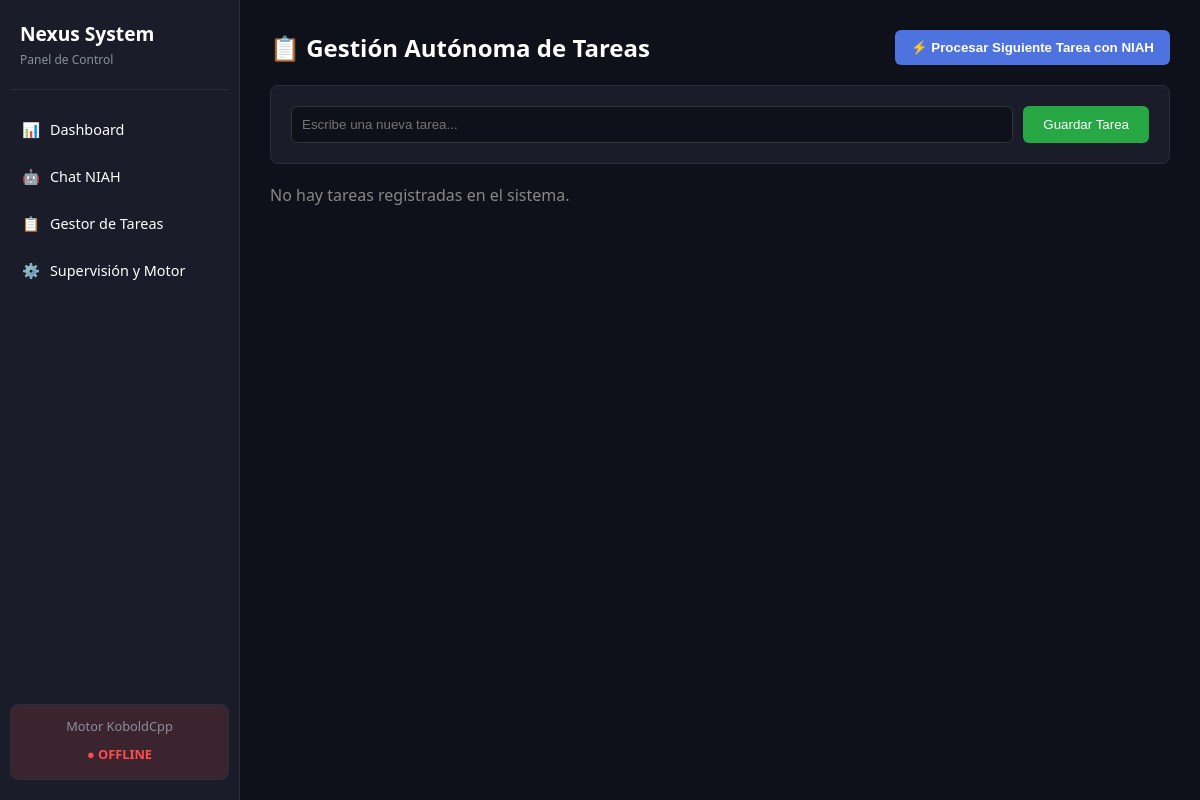
/index.php?mod=tareas, run on an earlier commit of the app's database.
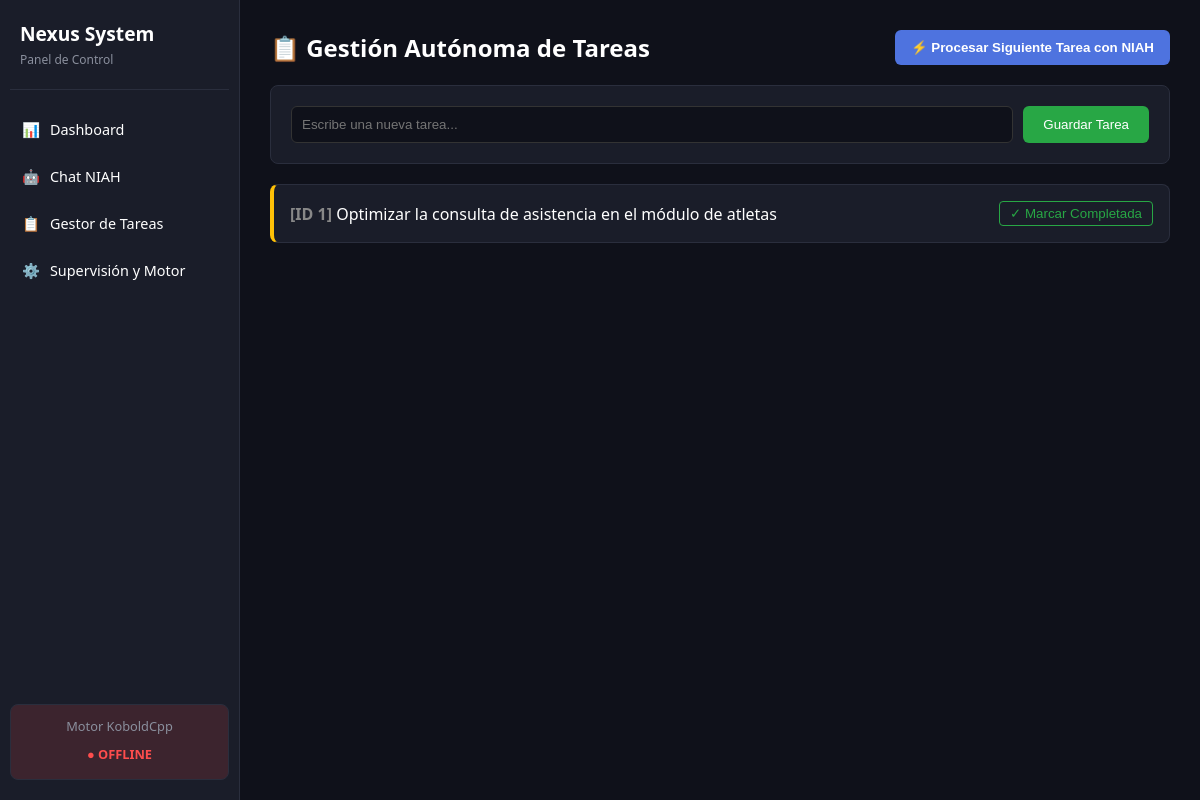
And on a later commit of the database.
### tables this page shows
CREATE TABLE IF NOT EXISTS tareas (
    id INT AUTO_INCREMENT PRIMARY KEY,
    texto VARCHAR(255) NOT NULL,
    completada TINYINT(1) DEFAULT 0,
    fecha_creacion TIMESTAMP DEFAULT CURRENT_TIMESTAMP
);

### config/kobold_control.php (called while the page is built, shortened)
<?php
class KoboldControl {
    private $puerto = 5001;
    private $host = '127.0.0.1';
    public function estaActivo() {
        $connection = @fsockopen($this->host, $this->puerto, $errno, $errstr, 1.5);
        return false;
    }
}

### modulos/tareas.php (the view, shortened to what this page needs)
<?php
require_once __DIR__ . '/../config/db.php';
$tareas = [];
if (isset($pdo)) {
    $stmt =$pdo->query("SELECT * FROM tareas ORDER BY completada ASC, id DESC");
    $tareas =$stmt->fetchAll(PDO::FETCH_ASSOC);
}
?>
<div class="module-header" style="display: flex; justify-content: space-between; align-items: center; margin-bottom: 20px;">
    <h2>📋 Gestión Autónoma de Tareas</h2>
    <button id="btnProcesarIA" class="btn-primary" style="background: var(--accent-color, #4e73df); color: #fff; border: none; padding: 10px 16px; border-radius: 6px; cursor: pointer; font-weight: bold;">
        ⚡ Procesar Siguiente Tarea con NIAH
    </button>
</div>
<div class="card" style="background: var(--card-bg, #1e2230); padding: 20px; border-radius: 8px; margin-bottom: 20px;">
    <form method="POST" style="display: flex; gap: 10px;">
        <input type="text" name="texto" placeholder="Escribe una nueva tarea..." required style="flex: 1; padding: 10px; border-radius: 6px; border: 1px solid #333; background: #0f111a; color: #fff;">
        <button type="submit" style="padding: 10px 20px; border-radius: 6px; background: #28a745; color: #fff; border: none; cursor: pointer;">Guardar Tarea</button>
    </form>
</div>
<div id="contenedorTareas" class="tareas-container" style="display: flex; flex-direction: column; gap: 12px;">
    <?php if (empty($tareas)): ?>
        <p style="color: #888;">No hay tareas registradas en el sistema.</p>
    <?php else: ?>
        <?php foreach ($tareas as$t): ?>
            <div class="card" style="background: var(--card-bg, #1e2230); padding: 16px; border-radius: 8px; border-left: 4px solid <?= $t['completada'] ? '#28a745' : '#ffc107' ?>;">
                <div style="display: flex; justify-content: space-between; align-items: center;">
                    <div>
                        <strong style="color: #888;">[ID <?= $t['id'] ?>]</strong>
                        <span style="<?= $t['completada'] ? 'text-decoration: line-through; color: #888;' : 'color: #fff;' ?>">
                            <?= htmlspecialchars($t['texto']) ?>
                        </span>
                    </div>
                    <?php if (!$t['completada']): ?>
                        <form method="POST" style="margin: 0;">
                            <button type="submit" style="background: transparent; border: 1px solid #28a745; color: #28a745; padding: 4px 10px; border-radius: 4px; cursor: pointer;">
                                ✓ Marcar Completada
                            </button>
                        </form>
                    <?php endif; ?>
                </div>
            </div>
        <?php endforeach; ?>
    <?php endif; ?>
</div>

### index.php (shortened to what this page needs)
<!DOCTYPE html>
<html lang="es">
<head>
    <link rel="stylesheet" href="css/estilos.css">
</head>
<body>
    <div class="app-container" style="display: flex; height: 100vh; width: 100%;">
        <?php include 'includes/sidebar.php'; ?>
        <main class="main-content" style="flex: 1; padding: 20px; box-sizing: border-box; overflow-y: auto;">
            <?php
                $modulosPermitidos = ['dashboard', 'chat', 'tareas', 'memoria', 'configuracion', 'logs', 'supervision'];
                $modulo = isset($_GET['mod']) && in_array($_GET['mod'], $modulosPermitidos) ? $_GET['mod'] : 'dashboard';
                $archivo = "modulos/{$modulo}.php";
                if (file_exists($archivo)) {
                    include $archivo;
                } else {
                    echo "<div class='card'><h2>Módulo no encontrado</h2></div>";
                }
            ?>
        </main>
    </div>
</body>
</html>

### includes/sidebar.php
<?php
require_once __DIR__ . '/../config/kobold_control.php';
$koboldSide = new KoboldControl();
$isOnline = $koboldSide->estaActivo();
$estadoMotor = $isOnline ? 'ONLINE' : 'OFFLINE';
$colorStatus = $isOnline ? '#00e676' : '#ff4d4d';
$bgStatus = $isOnline ? 'rgba(0, 230, 118, 0.15)' : 'rgba(255, 77, 77, 0.15)';
?>
<aside style="width: 240px; background: #1a1d29; border-right: 1px solid var(--border-color, #2a2d3d); height: 100vh; display: flex; flex-direction: column; padding: 20px 10px; box-sizing: border-box;">
    <div style="padding: 0 10px 20px 10px; border-bottom: 1px solid var(--border-color, #2a2d3d); margin-bottom: 20px;">
        <h3 style="margin: 0; color: #fff; font-size: 1.2rem;">Nexus System</h3>
        <span style="font-size: 0.75rem; color: #8a8f9d;">Panel de Control</span>
    </div>
    <nav style="display: flex; flex-direction: column; gap: 8px; flex: 1;">
        <a href="index.php?mod=dashboard" style="display: flex; align-items: center; gap: 10px; padding: 10px 12px; color: #fff; text-decoration: none; border-radius: 6px; font-size: 0.9rem;">
            📊 <span>Dashboard</span>
        </a>
        <a href="index.php?mod=chat" style="display: flex; align-items: center; gap: 10px; padding: 10px 12px; color: #fff; text-decoration: none; border-radius: 6px; font-size: 0.9rem;">
            🤖 <span>Chat NIAH</span>
        </a>
        <a href="index.php?mod=tareas" style="display: flex; align-items: center; gap: 10px; padding: 10px 12px; color: #fff; text-decoration: none; border-radius: 6px; font-size: 0.9rem;">
            📋 <span>Gestor de Tareas</span>
        </a>
        <a href="index.php?mod=supervision" style="display: flex; align-items: center; gap: 10px; padding: 10px 12px; color: #fff; text-decoration: none; border-radius: 6px; font-size: 0.9rem;">
            ⚙️ <span>Supervisión y Motor</span>
        </a>
    </nav>
    <div id="sidebar-motor-card" style="padding: 12px; background: #0f111a; border: 1px solid var(--border-color, #2a2d3d); border-radius: 8px; text-align: center; margin-top: auto; background-color: <?php echo $bgStatus; ?>;">
        <div style="font-size: 0.8rem; color: #8a8f9d; margin-bottom: 6px;">Motor KoboldCpp</div>
        <div id="sidebar-motor-status" style="display: inline-block; padding: 4px 12px; border-radius: 12px; font-size: 0.8rem; font-weight: bold; color: <?php echo $colorStatus; ?>;">
            ● <?php echo $estadoMotor; ?>
        </div>
    </div>
</aside>

### css/estilos.css (style rules this page uses)
:root { --bg-dark: #0f111a; --card-bg: #1a1d29; --border-color: #2a2e3d; --accent-blue: #00d2ff; --text-main: #ffffff; --text-muted: #a0a5b5; --status-green: #10b981; }
* { box-sizing: border-box !important; margin: 0; padding: 0; }
html, body { width: 100%; height: 100%; background-color: var(--bg-dark); color: var(--text-main); font-family: 'Segoe UI', Tahoma, Geneva, Verdana, sans-serif; }
body { display: flex; overflow-x: hidden; }
.main-content { flex: 1 1 auto !important; width: calc(100vw - 260px) !important; padding: 30px !important; overflow-y: auto; display: flex; flex-direction: column; }
.card, .chat-container, .main-container { width: 100% !important; max-width: 100% !important; background-color: var(--card-bg); padding: 25px; border-radius: 10px; border: 1px solid var(--border-color); margin-bottom: 20px; box-sizing: border-box !important; }

What changed in the data, as far as the page shows it:
added tareas: id "1", texto "Optimizar la consulta de asistencia en el módulo de atletas"
Also different on the page:
text no longer shown: "No hay tareas registradas en el sistema."
